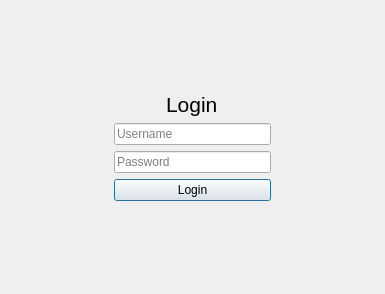
<?xml version="1.0" encoding="UTF-8"?>
<ui version="4.0">
 <class>LoginWindow</class>
 <widget class="QDialog" name="LoginWindow">
  <property name="geometry">
   <rect>
    <x>0</x>
    <y>0</y>
    <width>385</width>
    <height>294</height>
   </rect>
  </property>
  <property name="windowTitle">
   <string>Login</string>
  </property>
  <layout class="QVBoxLayout" name="verticalLayout_2">
   <item alignment="Qt::AlignHCenter|Qt::AlignVCenter">
    <widget class="QWidget" name="widget" native="true">
     <property name="minimumSize">
      <size>
       <width>175</width>
       <height>0</height>
      </size>
     </property>
     <layout class="QVBoxLayout" name="verticalLayout">
      <item alignment="Qt::AlignHCenter">
       <widget class="QLabel" name="label">
        <property name="font">
         <font>
          <pointsize>16</pointsize>
         </font>
        </property>
        <property name="text">
         <string>Login</string>
        </property>
       </widget>
      </item>
      <item>
       <widget class="QLineEdit" name="usernameLineEdit">
        <property name="placeholderText">
         <string>Username</string>
        </property>
       </widget>
      </item>
      <item>
       <widget class="QLineEdit" name="passwordLineEdit">
        <property name="echoMode">
         <enum>QLineEdit::Password</enum>
        </property>
        <property name="placeholderText">
         <string>Password</string>
        </property>
       </widget>
      </item>
      <item>
       <widget class="QPushButton" name="loginButton">
        <property name="text">
         <string>Login</string>
        </property>
        <property name="flat">
         <bool>false</bool>
        </property>
       </widget>
      </item>
     </layout>
    </widget>
   </item>
  </layout>
 </widget>
 <resources/>
 <connections/>
</ui>
